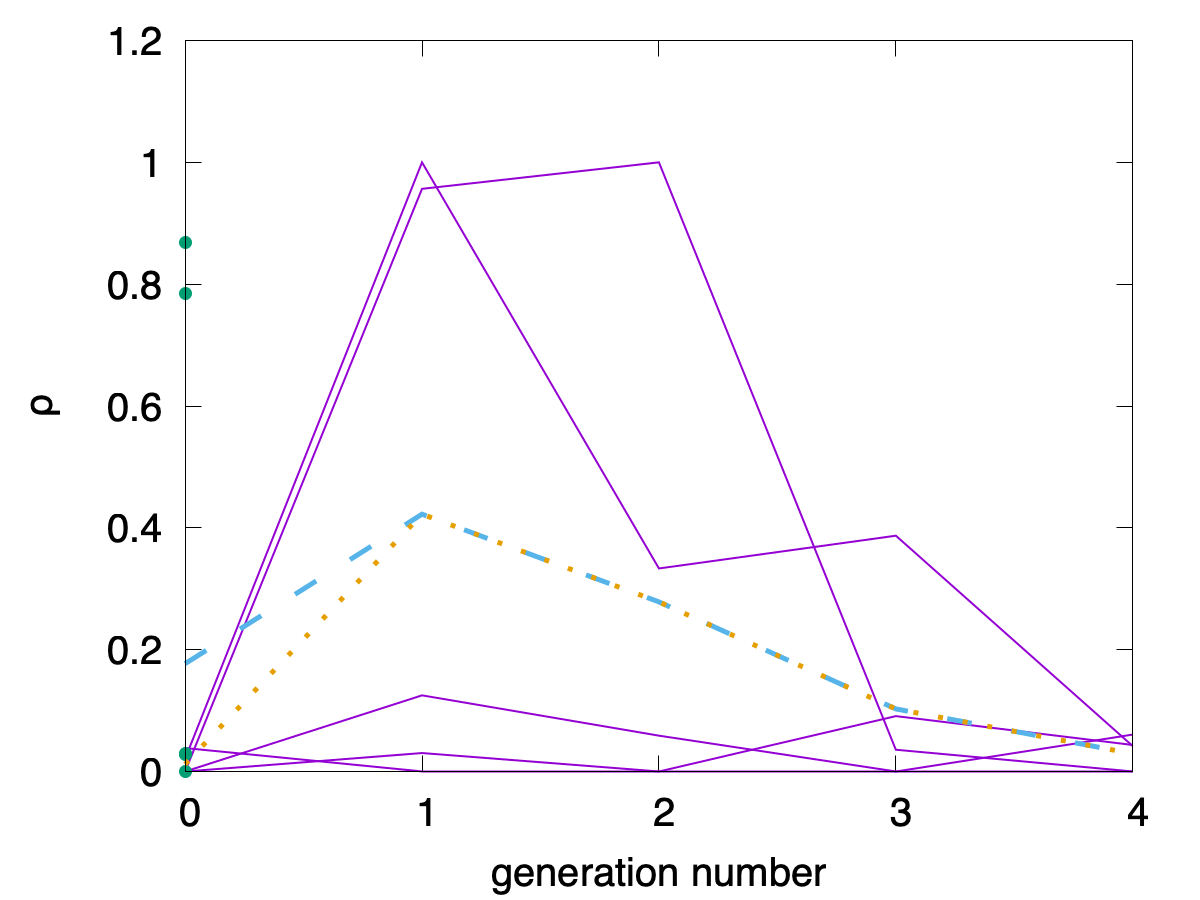

This chart was generated by the following gnuplot code:
#!/usr/bin/gnuplot 

set term pngcairo size 1200, 900 font ",30"
set out "gen-phd.png"
#set term svg
#set out "gen-phd.svg"
filename="../../db_final.gen.tsv"
width=2
set xlabel "generation number"
set ylabel "{/Symbol r}"  
set xtics 0,1
set yrange [0:1.2]

#plot [1:4] filename u 1:5 w l lw width notitle
plot filename every :::1 u 1:5 w l dashtype 1lw width notitle ,\
    filename every :::0::0 u 1:5 pt 7 ps width notitle ,\
	"../../db_final.avg.tsv" u 1:3 w l dashtype 2 lw 5 notitle ,\
	"../../db_final.avg.tsv" u 1:5 w l dashtype 3 lw 5 notitle

#pause -1
